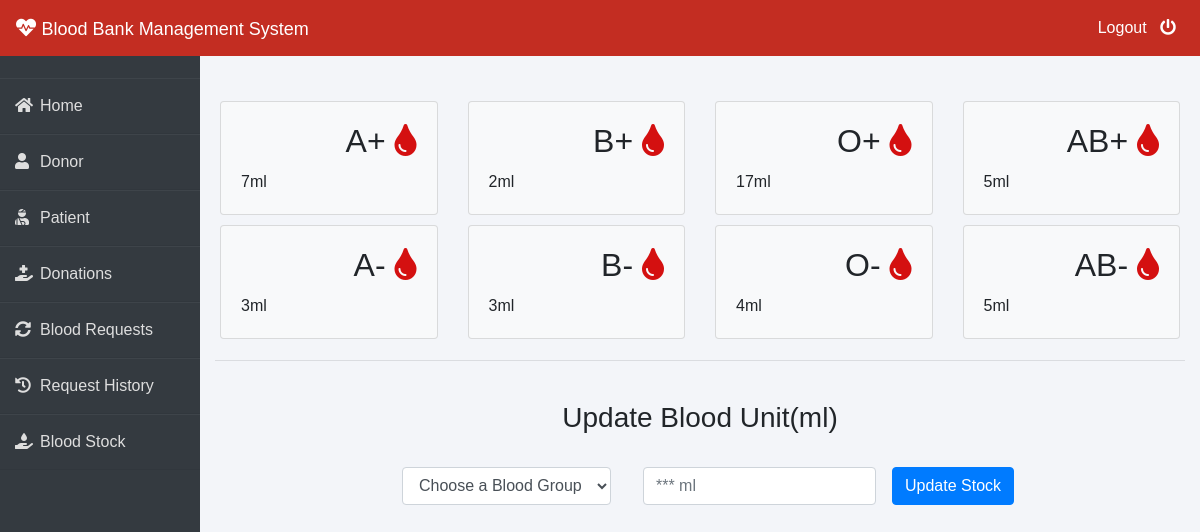
/admin-blood (signed in), run on the app's committed database.
### blood/models.py (models this page shows, shortened)
class Stored(models.Model):
    blood_type = models.CharField(max_length=50)
    unites_number = models.PositiveIntegerField(default=0)

### blood/views.py (the view, shortened to what this page needs)
# urls.py: path('admin-blood', views.admin_blood_view,name='admin-blood'),
@login_required(login_url='adminlogin')
def admin_blood_view(request):
    dict={
        'bloodForm':forms.BloodForm(),
        'A1':models.Stored.objects.get(blood_type="A+"),
        'A2':models.Stored.objects.get(blood_type="A-"),
        'B1':models.Stored.objects.get(blood_type="B+"),
        'B2':models.Stored.objects.get(blood_type="B-"),
        'AB1':models.Stored.objects.get(blood_type="AB+"),
        'AB2':models.Stored.objects.get(blood_type="AB-"),
        'O1':models.Stored.objects.get(blood_type="O+"),
        'O2':models.Stored.objects.get(blood_type="O-"),
    }
    return render(request,'blood/admin_blood.html',context=dict)

### blood/forms.py
class BloodForm(forms.ModelForm):
    class Meta:
        model=models.Stored
        fields=['blood_type','unites_number']

### templates/blood/admin_blood.html (shortened to what this page needs)
{% extends 'blood/adminbase.html' %}
{% block content %}
{% load widget_tweaks %}
<br><br>
<div class="container">
    <div class="row">
      <div class="col-sm-3">
        <div class="card bg-light">
          <div class="card-body">
              <div class="blood">
                  <h2>A+ <i class="fas fa-tint"></i></h2>
              </div><br><br>
              <div>
                  {{A1.unites_number}}ml
              </div>
          </div>
        </div>
      </div>
      <div class="col-sm-3">
          <div class="card bg-light">
              <div class="card-body">
                  <div class="blood">
                      <h2>B+ <i class="fas fa-tint"></i></h2>
                  </div><br><br>
                  <div>
                    {{B1.unites_number}}ml
                  </div>
              </div>
            </div>
      </div>
      <div class="col-sm-3">
          <div class="card bg-light">
              <div class="card-body">
                  <div class="blood">
                      <h2>O+ <i class="fas fa-tint"></i></h2>
                  </div><br><br>
                  <div>
                    {{O1.unites_number}}ml
                  </div>
              </div>
            </div>
        </div>
        <div class="col-sm-3">
          <div class="card bg-light">
              <div class="card-body">
                  <div class="blood">
                      <h2>AB+ <i class="fas fa-tint"></i></h2>
                  </div><br><br>
                  <div>
                    {{AB1.unites_number}}ml
                  </div>
              </div>
            </div>
        </div>
    </div>
    <div class="row">
      <div class="col-sm-3">
        <div class="card bg-light">
          <div class="card-body">
              <div class="blood">
                  <h2>A- <i class="fas fa-tint"></i></h2>
              </div><br><br>
              <div>
                {{A2.unites_number}}ml
              </div>
          </div>
        </div>
      </div>
      <div class="col-sm-3">
          <div class="card bg-light">
              <div class="card-body">
                  <div class="blood">
                      <h2>B- <i class="fas fa-tint"></i></h2>
                  </div><br><br>
                  <div>
                    {{B2.unites_number}}ml
                  </div>
              </div>
            </div>
      </div>
      <div class="col-sm-3">
          <div class="card bg-light">
              <div class="card-body">
                  <div class="blood">
                      <h2>O- <i class="fas fa-tint"></i></h2>
                  </div><br><br>
                  <div>
                    {{O2.unites_number}}ml
                  </div>
              </div>
            </div>
        </div>
        <div class="col-sm-3">
          <div class="card bg-light">
              <div class="card-body">
                  <div class="blood">
                      <h2>AB- <i class="fas fa-tint"></i></h2>
                  </div><br><br>
                  <div>
                    {{AB2.unites_number}}ml
                  </div>
              </div>
            </div>
        </div>
    </div>
<hr>
<br>
<h3 class="text-center">Update Blood Unit(ml)</h3><br>
<div class="xyz">
    <form class="form-inline" method="POST">
        <div class="form-group mx-sm-3 mb-6">
            <select name="blood_type" class="form-control">
                <option disabled="disabled" selected="selected">Choose a Blood Group</option>
            </select>
          </div>
        <div class="form-group mx-sm-3 mb-6">
          <input type="number" class="form-control" name="unites_number" placeholder="*** ml">
        </div>
        <button type="submit" class="btn btn-primary">Update Stock</button>
      </form>
</div>
</div>
{% endblock content %}

### templates/blood/adminbase.html (style rules this page uses)
.row { padding: 5px; }
.fa-tint { color: #d41010 }
.blood { float: right; }
.xyz { color: blue; font-size: 3ex; }
* { margin: 0; padding: 0; box-sizing: border-box; list-style: none; text-decoration: none; font-family: 'Josefin Sans', sans-serif; }
body { background-color: #f3f5f9; }

### templates/blood/admin_blood.html (style rules this page uses)
.xyz { display: table; margin-right: auto; margin-left: auto; }

### data on the page
Stored: unites_number "7"
Stored: unites_number "2"
Stored: unites_number "17"
Stored: unites_number "5"
Stored: unites_number "3"
Stored: unites_number "3"
Stored: unites_number "4"
Stored: unites_number "5"
